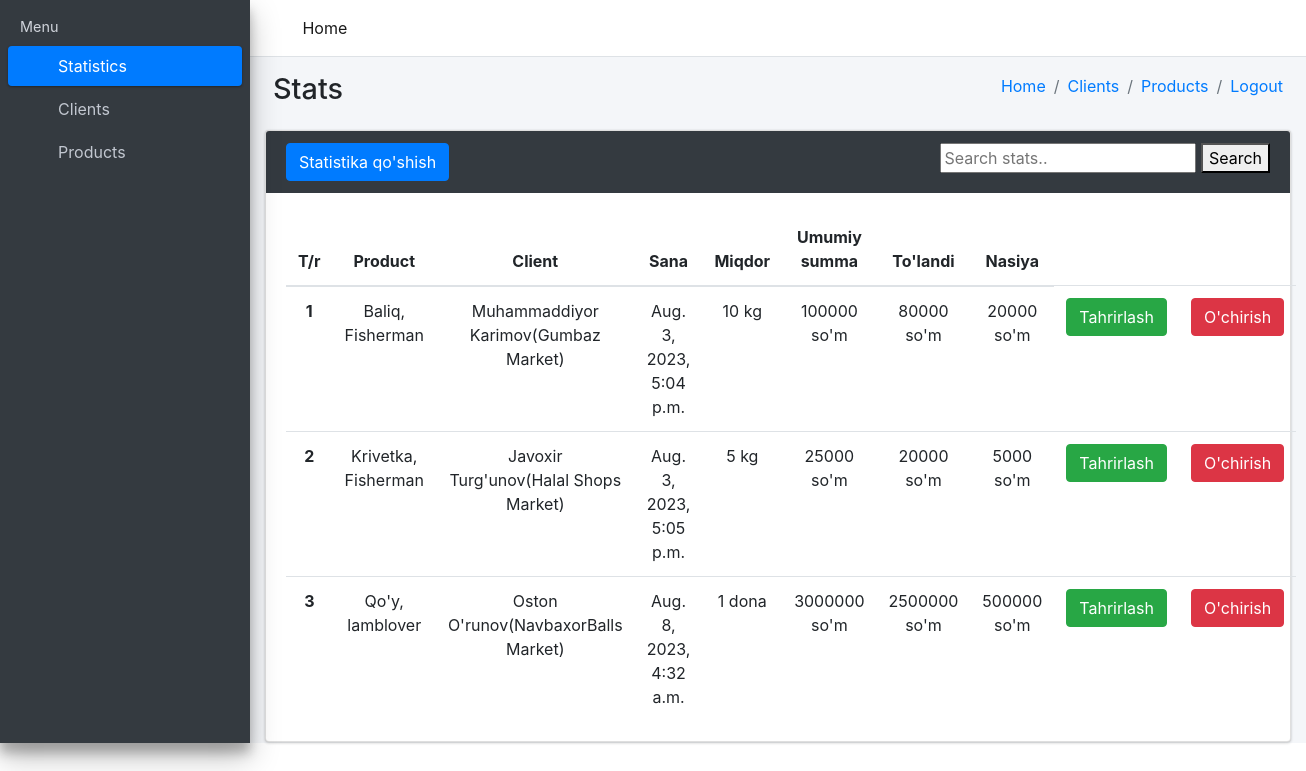
The page /stats/ (signed in) on the database its author committed.
### statistika/models.py (models this page shows, shortened)
class Statistika(models.Model):
    mahsulot = models.ForeignKey(Mahsulot,on_delete=models.CASCADE)
    mijoz = models.ForeignKey(Mijoz,on_delete=models.CASCADE)
    ombor = models.ForeignKey(Omborxona,on_delete=models.CASCADE)
    miqdor = models.IntegerField()
    olchov = models.CharField(max_length=150, choices=(('dona', 'dona'), ('kg', 'kg'), ('litr', 'litr')),null=True)
    sana = models.DateTimeField(auto_now_add=True)
    summa = models.IntegerField()
    tolangan_summa = models.IntegerField()
    nasiya = models.IntegerField()

### asosiy/models.py (models this page shows, shortened)
class Mahsulot(models.Model):
    nom = models.CharField(max_length=50)
    brend = models.CharField(max_length=50)
    narx = models.IntegerField()
    son = models.IntegerField(validators=[MinValueValidator(1)])
    olchov = models.CharField(max_length=50,choices=(('dona','dona'),('kg','kg'),('litr','litr')))
    sana = models.DateField()
    omborxona = models.ForeignKey(Omborxona,on_delete=models.CASCADE)

class Mijoz(models.Model):
    ism = models.CharField(max_length=50)
    dokon = models.CharField(max_length=50)
    tel = models.CharField(max_length=20)
    manzil = models.CharField(max_length=100)
    omborxona = models.ForeignKey(Omborxona,on_delete=models.CASCADE)
    qarz = models.PositiveIntegerField(default=0,null=True)

### statistika/views.py (the view, shortened to what this page needs)
# urls.py: path('stats/', StatsView.as_view())
class StatsView(View):
    def get(self, request):
        natija = Statistika.objects.filter(ombor__user = request.user)
        qidiruv_sozi = request.GET.get('search')
        if qidiruv_sozi:
            natija = natija.filter(mahsulot__nom__contains=qidiruv_sozi)|natija.filter(mijoz__ism__contains=qidiruv_sozi)|natija.filter(
                mijoz__dokon__contains=qidiruv_sozi)
        content = {
            'stats':natija,
            'mijozlar':Mijoz.objects.filter(omborxona__user=request.user),
            'mahsulotlar':Mahsulot.objects.filter(omborxona__user=request.user)
        }
        return render(request,'stats.html',content)

### templates/stats.html (shortened to what this page needs)
<!DOCTYPE html>
<html lang="en">
<head>
    {% load static %}
  <link rel="stylesheet" href="{% static 'plugins/fontawesome-free/css/all.min.css' %}">
  <link rel="stylesheet" href="https://code.ionicframework.com/ionicons/2.0.1/css/ionicons.min.css">
  <link rel="stylesheet" href="{% static 'dist/css/adminlte.min.css' %}">
  <link rel="stylesheet" href="https://maxcdn.bootstrapcdn.com/bootstrap/4.5.2/css/bootstrap.min.css">
</head>
<body class="hold-transition sidebar-mini">
<div class="wrapper">
  <nav class="main-header navbar navbar-expand navbar-white navbar-light">
    <ul class="navbar-nav">
      <li class="nav-item">
        <a class="nav-link" data-widget="pushmenu" href="#" role="button"><i class="fas fa-bars"></i></a>
      </li>
      <li class="nav-item d-none d-sm-inline-block">
        <a href="/bulimlar/" class="nav-link active">Home</a>
      </li>
    </ul>
  </nav>
  <aside class="main-sidebar sidebar-dark-primary elevation-4">
    <div class="sidebar">
      <nav class="mt-2">
        <ul class="nav nav-pills nav-sidebar flex-column" data-widget="treeview" role="menu" data-accordion="false">
          <li class="nav-header">Menu</li>
          <li class="nav-item">
            <a href="/stats/" class="nav-link active">
              <i class="nav-icon far fa-circle text-warning"></i>
              <p>Statistics</p>
            </a>
          </li>
          <li class="nav-item">
            <a href="/clientlar/" class="nav-link">
              <i class="nav-icon far fa-circle text-danger"></i>
              <p class="text">Clients</p>
            </a>
          </li>
          <li class="nav-item">
            <a href="/mahsulotlar/" class="nav-link">
              <i class="nav-icon far fa-circle text-info"></i>
              <p>Products</p>
            </a>
          </li>
        </ul>
      </nav>
    </div>
  </aside>
  <div class="content-wrapper">
    <div class="content-header">
      <div class="container-fluid">
        <div class="row mb-2">
          <div class="col-sm-6">
            <h1 class="m-0">Stats</h1>
          </div>
          <div class="col-sm-6">
            <ol class="breadcrumb float-sm-right">
              <li class="breadcrumb-item"><a href="/bulimlar/">Home</a></li>
                <li class="breadcrumb-item active"><a href="/clientlar/">Clients</a></li>
                <li class="breadcrumb-item active"><a href="/mahsulotlar/">Products</a></li>
                <li class="breadcrumb-item"><a href="/logout/">Logout</a></li>
            </ol>
          </div>
        </div>
      </div>
    </div>
    <div class="col-md-12">
        <div class="card card-dark">
            <div class="card-header border-0">
                <div class="d-flex justify-content-between">
                  <button type="submit" class="btn btn-primary" data-toggle="modal" data-target="#myModal">Statistika qo'shish</button>
                 <form method="get">
                    <input type="text" name="search" placeholder="Search stats..">
                    <button type="submit">Search</button>
                </form>
                </div>
            </div>
            <div class="card-body">
                <table class="table" style="text-align: center;">
                    <thead>
                        <tr>
                            <th scope="col" style="width: 15px">T/r</th>
                            <th scope="col" style="width: 255px; text-align: center;">Product</th>
                            <th scope="col" style="text-align: center;">Client</th>
                            <th scope="col" style="text-align: center;">Sana</th>
                            <th scope="col" style="text-align: center;">Miqdor</th>
                            <th scope="col" style="text-align: center;">Umumiy summa</th>
                            <th scope="col" style="text-align: center;">To'landi</th>
                            <th scope="col" style="text-align: center;">Nasiya</th>
                        </tr>
                    </thead>
                    <tbody>
                    {% for s in stats %}
                        <tr>
                            <th scope="row">{{forloop.counter}}</th>
                            <td>{{s.mahsulot.nom}}, {{s.mahsulot.brend}}</td>
                            <td>{{s.mijoz.ism}}({{s.mijoz.dokon}})</td>
                            <td>{{s.sana}}</td>
                            <td>{{s.miqdor}} {{s.olchov}}</td>
                            <td>{{s.summa}} so'm</td>
                            <td>{{s.tolangan_summa}} so'm</td>
                            <td>{{s.nasiya}} so'm</td>
                            <td><a href="#"><button type="submit" class="btn btn-success" data-toggle="modal">Tahrirlash</button></a></td>
                            <td><a href="/del_stat/{{s.id}}/"><button type="submit" class="btn btn-danger" data-toggle="modal">O'chirish</button></td>
                        </tr>
                    {% endfor %}
                    </tbody>
                </table>
            </div>
        </div>
    </div>
</body>
</html>

### rows shown on the page
Statistika: mahsulot.nom "Baliq", mahsulot.brend "Fisherman", mijoz.ism "Muhammaddiyor Karimov", mijoz.dokon "Gumbaz Market", sana "Aug. 3, 2023, 5:04 p.m.", miqdor "10", olchov "kg", summa "100000", tolangan_summa "80000", nasiya "20000"
Statistika: mahsulot.nom "Krivetka", mahsulot.brend "Fisherman", mijoz.ism "Javoxir Turg'unov", mijoz.dokon "Halal Shops Market", sana "Aug. 3, 2023, 5:05 p.m.", miqdor "5", olchov "kg", summa "25000", tolangan_summa "20000", nasiya "5000"
Statistika: mahsulot.nom "Qo'y", mahsulot.brend "lamblover", mijoz.ism "Oston O'runov", mijoz.dokon "NavbaxorBalls Market", sana "Aug. 8, 2023, 4:32 a.m.", miqdor "1", olchov "dona", summa "3000000", tolangan_summa "2500000", nasiya "500000"
